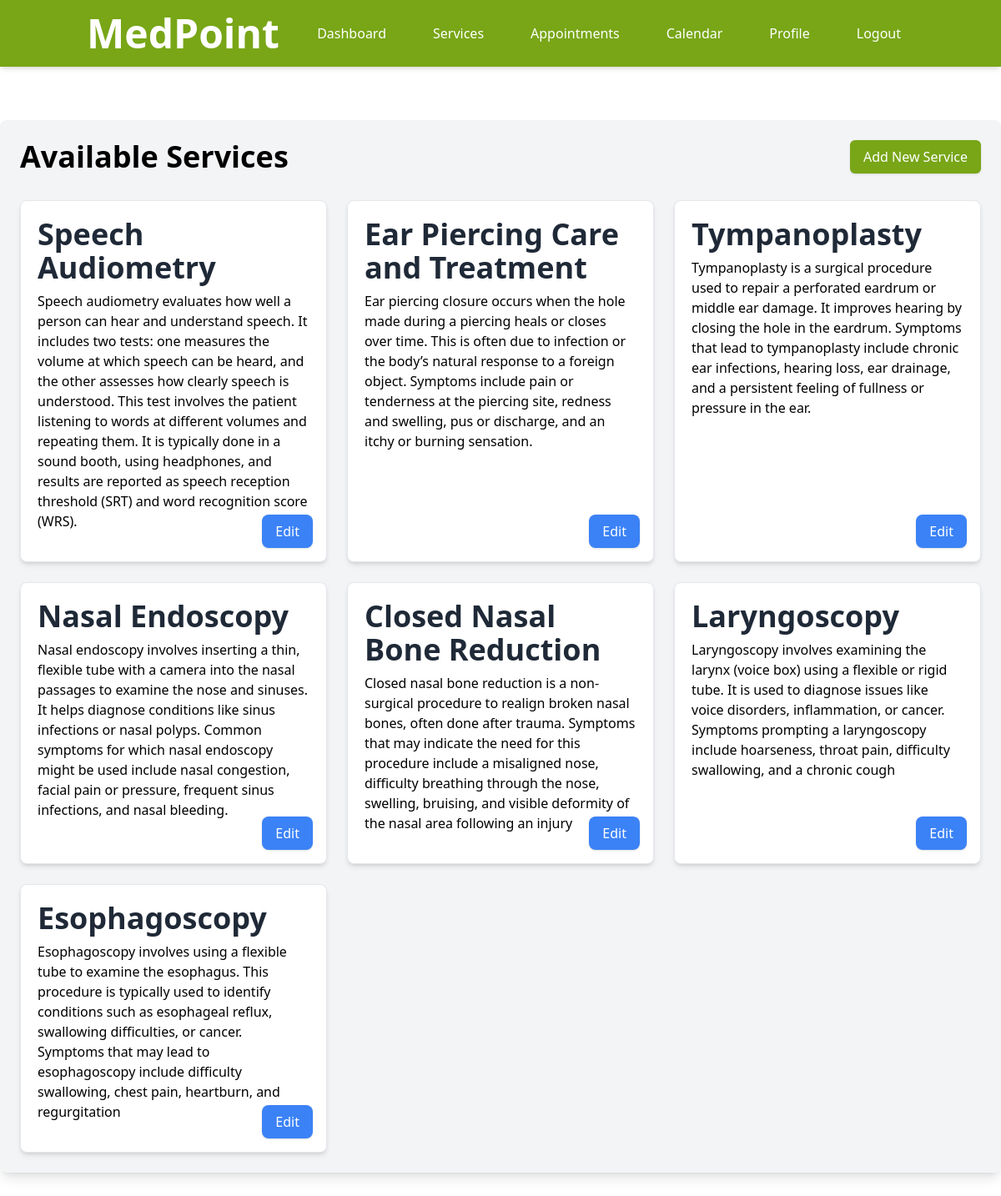
Screenshot of /admin/services.php with the database file from the repository.
### tables this page shows
CREATE TABLE `services` (
  `service_id` int(11) NOT NULL,
  `service_name` varchar(255) NOT NULL,
  `description` text NOT NULL
);

### admin/services.php (the view, shortened to what this page needs)
<?php
include('../includes/db.php');
include('../includes/top-bar.php');
$stmt = $pdo->query("SELECT * FROM services");
$services = $stmt->fetchAll();
?>
<!DOCTYPE html>
<html lang="en">
<head>
    <script src="https://cdn.tailwindcss.com"></script>
</head>
<body class="bg-white">
    <div class="max-w-7xl mx-auto py-10">
        <div class="p-6 bg-gray-100 rounded-lg shadow-lg relative">
            <div class="flex justify-between items-center mb-8">
                <h1 class="text-4xl font-bold text-black">Available Services</h1>
                <a href="add-service.php" class="bg-[#78A617] text-white px-4 py-2 rounded-md hover:bg-blue-600 transition duration-300 shadow hover:shadow-lg">
                    Add New Service
                </a>
            </div>
            <div class="grid grid-cols-1 sm:grid-cols-2 lg:grid-cols-3 gap-6">
                <?php foreach ($services as $service) { ?>
                    <div class="bg-white border border-gray-200 rounded-lg shadow-md p-5 hover:shadow-lg transition duration-300 relative">
                        <h1 class="text-4xl font-semibold mb-2 text-gray-800"><?php echo htmlspecialchars($service['service_name']); ?></h1>
                        <p class="text-black mb-4"><?php echo htmlspecialchars($service['description']); ?></p>
                        <a href="edit-service.php?service_id=<?php echo $service['service_id']; ?>"
                           class="absolute bottom-4 right-4 bg-blue-500 text-white px-4 py-2 rounded-lg hover:bg-blue-600 transition duration-300 shadow hover:shadow-lg">
                            Edit
                        </a>
                    </div>
                <?php } ?>
            </div>
        </div>
    </div>
</body>
</html>

### includes/top-bar.php (shortened to what this page needs)
<!DOCTYPE html>
<html lang="en">
<head>
    <script src="https://cdn.tailwindcss.com"></script>
</head>
<body>
<header class="bg-[#78A617] text-white py-4 shadow-md fixed top-0 left-0 w-full z-50">
    <div class="container mx-auto flex justify-between items-center px-4">
        <h1 class="text-3xl md:text-5xl font-bold">MedPoint</h1>
        <nav id="nav-menu" class="hidden md:flex flex-col md:flex-row md:space-x-6 bg-[#78A617] md:bg-transparent absolute md:static top-full left-0 w-full md:w-auto shadow-md md:shadow-none">
            <ul class="flex flex-col md:flex-row md:space-x-6">
                <li>
                    <a href="../admin/dashboard.php" class="block px-4 py-2 rounded transition hover:bg-black hover:text-white">Dashboard</a>
                </li>
                <li>
                    <a href="../admin/services.php" class="block px-4 py-2 rounded transition hover:bg-black hover:text-white">Services</a>
                </li>
                <li>
                    <a href="../admin/appointments.php" class="block px-4 py-2 rounded transition hover:bg-black hover:text-white">Appointments</a>
                </li>
                <li>
                    <a href="../admin/calendar.php" class="block px-4 py-2 rounded transition hover:bg-black hover:text-white">Calendar</a>
                </li>
                <li>
                    <a href="../admin/adminprofile.php" class="block px-4 py-2 rounded transition hover:bg-black hover:text-white">Profile</a>
                </li>
                <li>
                    <a href="../logout.php" class="block px-4 py-2 rounded transition hover:bg-black hover:text-white">Logout</a>
                </li>
            </ul>
        </nav>
    </div>
</header>
</body>
</html>

### rows the page displays
services: service_name "Speech Audiometry", description "Speech audiometry evaluates how well a person can hear and understand speech. It includes two tests: one measures the volume at which speech can be heard, and the other assesses how clearly speech is understood. This test involves the patient listening to words at different volumes and repeating them. It is typically done in a sound booth, using headphones, and results are reported as speech reception threshold (SRT) and word recognition score (WRS)."
services: service_name "Ear Piercing Care and Treatment", description "Ear piercing closure occurs when the hole made during a piercing heals or closes over time. This is often due to infection or the body’s natural response to a foreign object. Symptoms include pain or tenderness at the piercing site, redness and swelling, pus or discharge, and an itchy or burning sensation."
services: service_name "Tympanoplasty", description "Tympanoplasty is a surgical procedure used to repair a perforated eardrum or middle ear damage. It improves hearing by closing the hole in the eardrum. Symptoms that lead to tympanoplasty include chronic ear infections, hearing loss, ear drainage, and a persistent feeling of fullness or pressure in the ear."
services: service_name "Nasal Endoscopy", description "Nasal endoscopy involves inserting a thin, flexible tube with a camera into the nasal passages to examine the nose and sinuses. It helps diagnose conditions like sinus infections or nasal polyps. Common symptoms for which nasal endoscopy might be used include nasal congestion, facial pain or pressure, frequent sinus infections, and nasal bleeding."
services: service_name "Closed Nasal Bone Reduction", description "Closed nasal bone reduction is a non-surgical procedure to realign broken nasal bones, often done after trauma. Symptoms that may indicate the need for this procedure include a misaligned nose, difficulty breathing through the nose, swelling, bruising, and visible deformity of the nasal area following an injury"
services: service_name "Laryngoscopy", description "Laryngoscopy involves examining the larynx (voice box) using a flexible or rigid tube. It is used to diagnose issues like voice disorders, inflammation, or cancer. Symptoms prompting a laryngoscopy include hoarseness, throat pain, difficulty swallowing, and a chronic cough"
services: service_name "Esophagoscopy", description "Esophagoscopy involves using a flexible tube to examine the esophagus. This procedure is typically used to identify conditions such as esophageal reflux, swallowing difficulties, or cancer. Symptoms that may lead to esophagoscopy include difficulty swallowing, chest pain, heartburn, and regurgitation"
